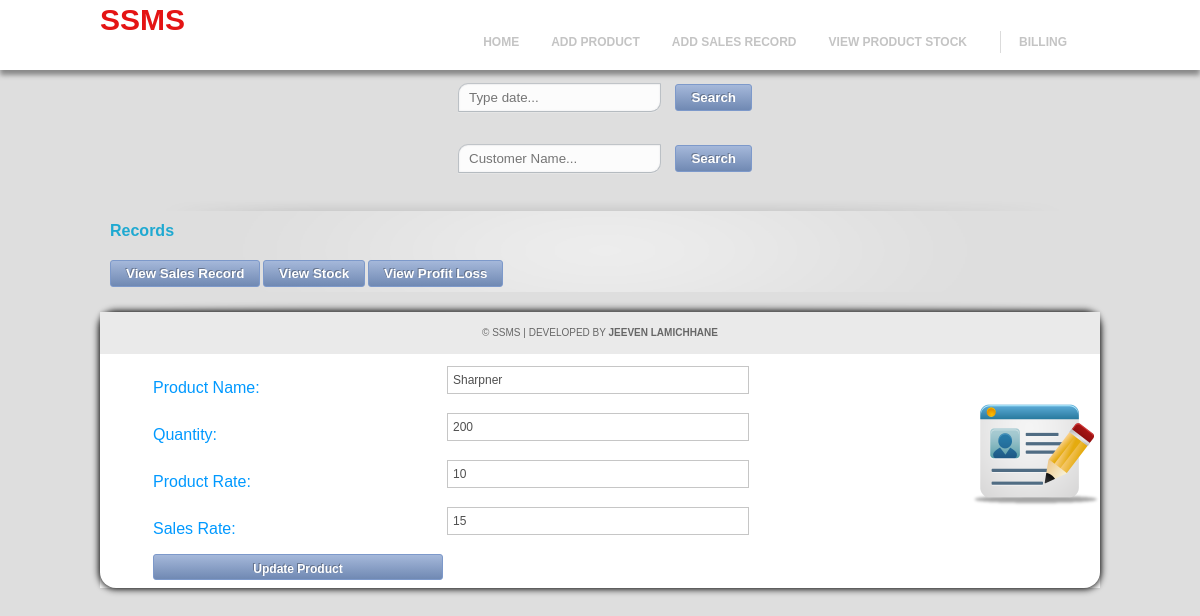
The page /index.php?page=editproduct&id=3 on the database its author committed.
### tables this page shows
CREATE TABLE IF NOT EXISTS `product` (
  `product_id` int(11) NOT NULL AUTO_INCREMENT,
  `product_name` varchar(100) NOT NULL,
  `product_quantity` int(11) NOT NULL,
  `product_cost` float DEFAULT NULL,
  `sales_rate` float DEFAULT NULL,
  PRIMARY KEY (`product_id`)
);

### pages/editproduct.php (the view)
<?php
if (isset($_GET['id'])) {
    $id=$_GET['id'];
    $sql="select * from `product` where `product_id`='$id'";
    $result=mysqli_query($conn, $sql) or die("Wrong query".mysql_error());
    $row =  mysqli_fetch_array($result); ?>
<form action="index.php?page=editproduct_act" method="post" enctype="multipart/form-data" class="form">
	<?php
        echo "<table>";
    echo "<td><input type='hidden' name='product_id' value=".$row['product_id']."></td>";
    echo "<tr>";
    echo "<td>Product Name:</td>";
    echo "<td><input type='text' name='name' value=".$row['product_name']."></td>";
    echo "</tr>";
    echo "<tr>";
    echo "<td>Quantity:</td>";
    echo "<td><input type='text' name='quantity' value=".$row['product_quantity']."></td>";
    echo "</tr>";
    echo "<tr>";
    echo "<td>Product Rate:</td>";
    echo "<td><input type='text' name='cost' value=".$row['product_cost']."></td>";
    echo "</tr>";
    echo "<tr>";
    echo "<td>Sales Rate:</td>";
    echo "<td><input type='text' name='sales_rate' value=".$row['sales_rate']."></td>";
    echo "</tr>";
    echo "<tr>";
    echo "<td><input type='submit' id='searchSubmit' value='Update Product' name='update'></td>";
    echo "</tr>";
    echo "</form>";
}
?>

### css/master.css (style rules this page uses)
body { font-family:Arial, Helvetica, sans-serif; background-color: #dedede; margin:0; padding:0; }
.main input { display: block; width: 290px; height: 26px; padding: 0 5px; border: 1px solid #c6c6c6; margin: 0 0 15px 0; font: 12px/18px Verdana, Arial, sans-serif; color: #505050; }
#searchSubmit { border:1px solid #7d99ca; -webkit-border-radius: 3px; -moz-border-radius: 3px;border-radius: 3px;font-family:arial, helvetica, sans-serif; padding: 10px 10px 10px 10px; text-shadow: -1px -1px 0 rgba(0,0,0,0.3);font-weight:bold; text-align: center; color: #FFFFFF; background-color: #a5b8da; background-image: -webkit-gradient(linear, left top, left bottom, from(#a5b8da), to(#7089b3)); background-image: -webkit-linear-gradient(top, #a5b8da, #7089b3); background-image: -moz-linear-gradient(top, #a5b8da, #7089b3); background-image: -ms-linear-gradient(top, #a5b8da, #7089b3); background-image: -o-linear-gradient(top, #a5b8da, #7089b3); background-image: linear-gradient(to bottom, #a5b8da, #7089b3);filter:progid:DXImageTransform.Microsoft.gradient(GradientType=0,startColorstr=#a5b8da, endColorstr=#7089b3); margin-bottom: 5px; padding: 5px 15px; }
.form { background:url(../images/form.png) no-repeat; background-position:right; border-radius: 1em 1em 1em 1em; box-shadow: 0 0 7px 1px; width: 100% }
.form table { margin-left:50px; }
.form table td { font-family:Arial, Helvetica, sans-serif; color:#09F; }

### rows shown on the page
product: name "Sharpner", quantity "200", cost "10", sales_rate "15"
